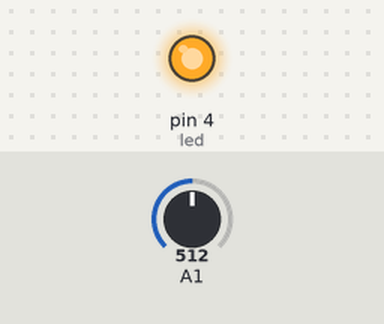
Simulated run of this sketch. Board: Arduino Uno, built with avr-gcc and run on an emulated ATmega328P. Shown: output pins drawn as LEDs (lit = HIGH). The inputs (shaded band) are chosen by the test bench; at power-on: A1 = 512.

Above: at 0.1 s.
Timing chart, 0 to 1.6 s (numbered marks = the images above):
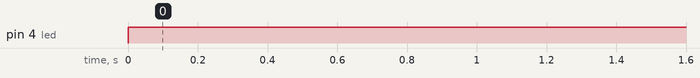

Measured:
- by itself, pin 4 (led): LOW → HIGH at 0.00 s

The sketch:

gas_sensor.ino
```cpp
int gas;
int rx;
#define led 4

void setup() {
  pinMode(A1, INPUT);
  pinMode(led, OUTPUT);
}

void loop() {
  if(analogRead(A1)){
    rx = analogRead(A1);
    int g = (rx * 4.88);
    gas = g * 2;
    Serial.println(gas);
    digitalWrite(led, HIGH);
    delay(3000);
  }
}
```
